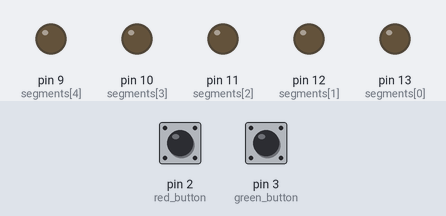
The program below on a simulated MicroPython board. Shown: output pins drawn as LEDs (lit = HIGH). Dashed ring = blinking. Inputs (shaded band) come from the test bench; at power-on: pin 2 (red_button) LOW, pin 3 (green_button) LOW.

Above: at 1.2 s.
1.3 s: pin 2 (red_button) pulled HIGH for 1 s
At 2.5 s:
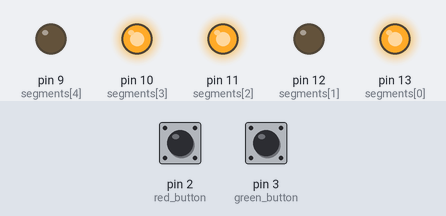
4.3 s: pin 3 (green_button) pulled HIGH for 3.2 s
At 5.15 s:
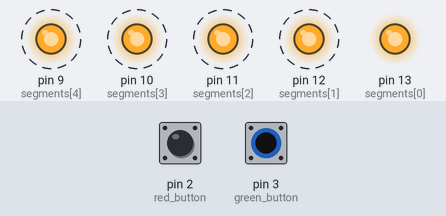
9.0 s: pin 3 (green_button) pulled HIGH for 0.15 s
At 10.3 s:
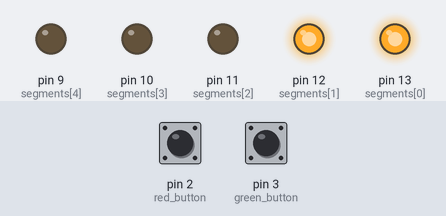
10.6 s: pin 3 (green_button) pulled HIGH for 1 s
At 12.2 s:
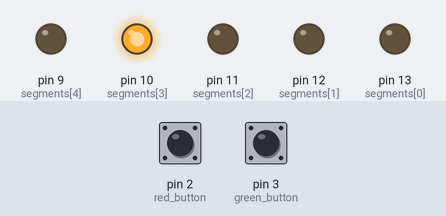
Timing chart, 0 to 13.7 s (numbered marks = the images above; inputs shaded):
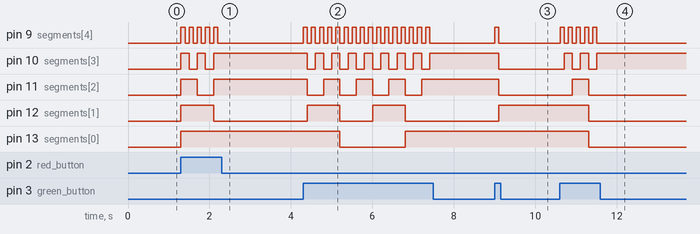

The program:

counter.py
```python
from machine import Pin
import time

MAX_VAL = 31
MIN_VAL = 0

green_button = Pin(3, Pin.IN, Pin.PULL_DOWN)
red_button = Pin(2, Pin.IN, Pin.PULL_DOWN)
segments = [Pin(13, Pin.OUT), Pin(12, Pin.OUT), Pin(11, Pin.OUT), Pin(10, Pin.OUT), Pin(9, Pin.OUT)]
count = MIN_VAL
format_str = '{0:0' + str(len(segments)) + 'b}'

def updateLights():
    binary = list(format_str.format(count))
    for i in range(len(segments)):
        segments[i].value(1 if binary[i] == '1' else 0)

#make sure all off
for led in segments:
    led.value(0)

while True:
    time.sleep(0.1)

    if green_button.value() == 1:
        if count < MAX_VAL:
            count = count + 1
        else:
            count = MIN_VAL
        updateLights()

    elif red_button.value() == 1:
        if count > MIN_VAL:
            count = count - 1
        else:
            count = MAX_VAL
        updateLights()
            
```

Measured:
- after the input at 1.3 s, pin 9 (segments[4]): alternates HIGH for 0.10 s and LOW for 0.10 s, 10 changes in all, then stays LOW, starting at once; pin 10 (segments[3]): alternates HIGH for 0.20 s and LOW for 0.20 s, 5 changes in all, then stays HIGH, starting at once
- after the input at 4.3 s, pin 9 (segments[4]): alternates HIGH for 0.10 s and LOW for 0.10 s, 32 changes in all, then stays LOW, starting at once; pin 10 (segments[3]): alternates HIGH for 0.20 s and LOW for 0.20 s, 16 changes in all, then stays HIGH, starting after 0.10 s
- after the input at 9.0 s, pin 9 (segments[4]): LOW → HIGH at once, → LOW 0.10 s later; pin 10 (segments[3]), pin 11 (segments[2]): HIGH → LOW after 0.11 s; pin 12 (segments[1]): LOW → HIGH after 0.11 s
- after the input at 10.6 s, pin 9 (segments[4]): alternates HIGH for 0.10 s and LOW for 0.10 s, 10 changes in all, then stays LOW, starting at once; pin 10 (segments[3]): alternates HIGH for 0.20 s and LOW for 0.20 s, 5 changes in all, then stays HIGH, starting after 0.11 s
